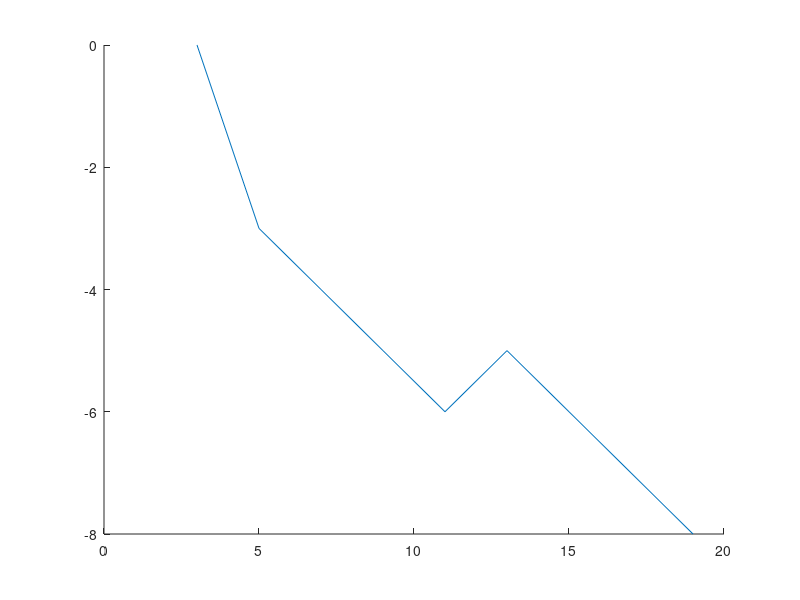

Source code (MATLAB): (Note: this script raises an error after producing the figure.)
clc;clear;close all;

Lsize=3;
fSize=30;
Ns=3:2:19;
NLThr=[0,-3,-4,-5,-6,-5,-6,-7,-8];

opt.Linewidth=Lsize;
opt.Marker='o';
opt.LineStyle='-';

labelOpt={'Interpreter','latex','FontSize', fSize, 'Color', 'black', 'FontWeight', 'bold'};

figure;
plot(Ns,NLThr,opt)
xlabel('Number of channels',labelOpt{:});
ylabel('Nonlinear threshold power, dBm',labelOpt{:});
set(gca,'FontSize', fSize,'FontName','Times New Roman');